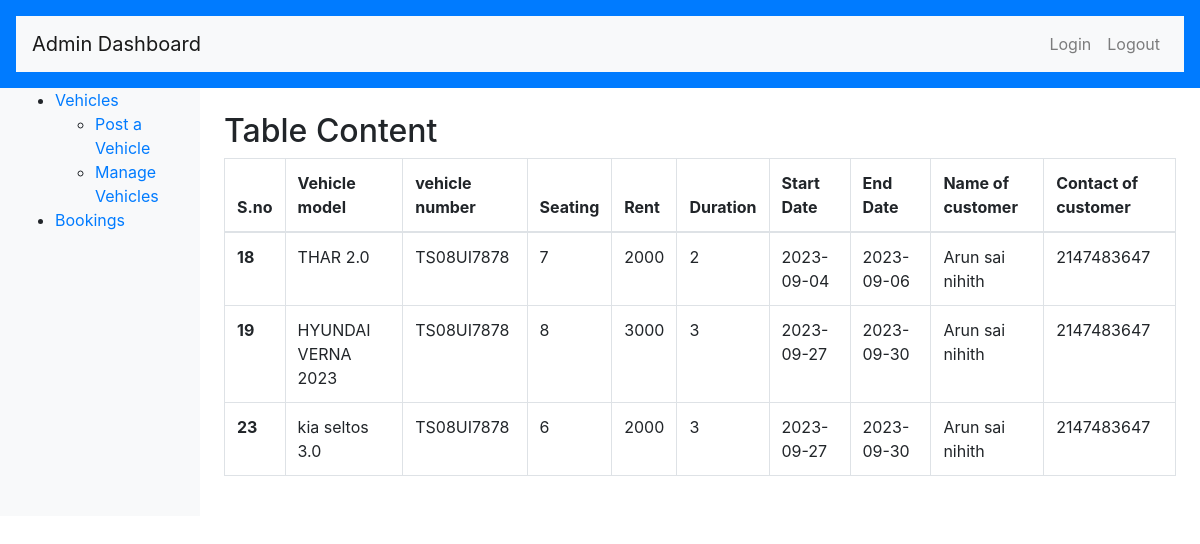
Screenshot of /sourcecode/admin/manage-bookings.php (signed in) with the database file from the repository.
### tables this page shows
CREATE TABLE `vehicle_details` (
  `id` int(255) NOT NULL,
  `vehiclemodel` varchar(255) NOT NULL,
  `vehiclenumber` varchar(255) NOT NULL,
  `seating` int(10) NOT NULL,
  `rent` int(10) NOT NULL,
  `duration` int(20) NOT NULL,
  `startdate` date NOT NULL,
  `enddate` date NOT NULL,
  `name` varchar(255) NOT NULL,
  `contact` int(255) NOT NULL
);

### sourcecode/admin/manage-bookings.php (the view, shortened to what this page needs)
<!DOCTYPE html>
	<html lang="en">
	<head>
		<link href="https://maxcdn.bootstrapcdn.com/bootstrap/4.5.2/css/bootstrap.min.css" rel="stylesheet">
	</head>
	<body>
		<header class="bg-primary text-white text-center p-3">
		<?php include('includes/header.php'); ?>
		</header>
		<div class="container-fluid">
			<div class="row">
				<nav id="sidebar" class="col-md-3 col-lg-2 bg-light sidebar">
					<div class="position-sticky">
						<?php include('includes/leftbar.php'); ?>
					</div>
				</nav>
				<main class="col-md-9 col-lg-10 ms-sm-auto p-4">
					<h2>Table Content</h2>
					<div class="table-responsive">
					<table class="table table-bordered">
							<thead>
								<tr>
									<th>S.no</th>
									<th>Vehicle model</th>
									<th>vehicle number </th>
									<th>Seating</th>
									<th>Rent</th>
									<th>Duration</th>
									<th>Start Date</th>
									<th>End Date</th>
                                    <th>Name of customer</th>
                                    <th>Contact of customer</th>
								</tr>
							</thead>
							<tbody>
							<?php
							$conn = mysqli_connect("localhost", "root", "", "carrental");
							$sql = "SELECT * FROM `vehicle_details`";
							$result = mysqli_query($conn, $sql);
							if ($result) {
								while ($row = mysqli_fetch_assoc($result)) {
									$id = $row['id'];
									$model = $row['vehiclemodel'];
									$number = $row['vehiclenumber'];
									$seating = $row['seating'];
									$rent = $row['rent'];
                                    $duration = $row['duration'];
                                    $startdate = $row['startdate'];
                                    $enddate = $row['enddate'];
                                    $name = $row['name'];
                                    $contact = $row['contact'];
									echo '
									<tr>
									<th scope="row">'.$id.'</th>
									<td>'.$model.'</td>
									<td>'.$number.'</td>
									<td>'.$seating.'</td>
									<td>'.$rent.'</td>
                                    <td>'.$duration.'</td>
                                    <td>'.$startdate.'</td>
                                    <td>'.$enddate.'</td>
									<td>'.$name.'</td>
                                    <td>'.$contact.'</td>
									';
								}
							}
							?>
							</tbody>
						</table>
					</div>
				</main>
			</div>
		</div>
	</body>
	</html>

### rows the page displays
vehicle_details: id "18", vehiclemodel "THAR 2.0", vehiclenumber "TS08UI7878", seating "7", rent "2000", duration "2", startdate "2023-09-04", enddate "2023-09-06", name "Arun sai nihith", contact "2147483647"
vehicle_details: id "19", vehiclemodel "HYUNDAI VERNA 2023", vehiclenumber "TS08UI7878", seating "8", rent "3000", duration "3", startdate "2023-09-27", enddate "2023-09-30", name "Arun sai nihith", contact "2147483647"
vehicle_details: id "23", vehiclemodel "kia seltos 3.0", vehiclenumber "TS08UI7878", seating "6", rent "2000", duration "3", startdate "2023-09-27", enddate "2023-09-30", name "Arun sai nihith", contact "2147483647"
